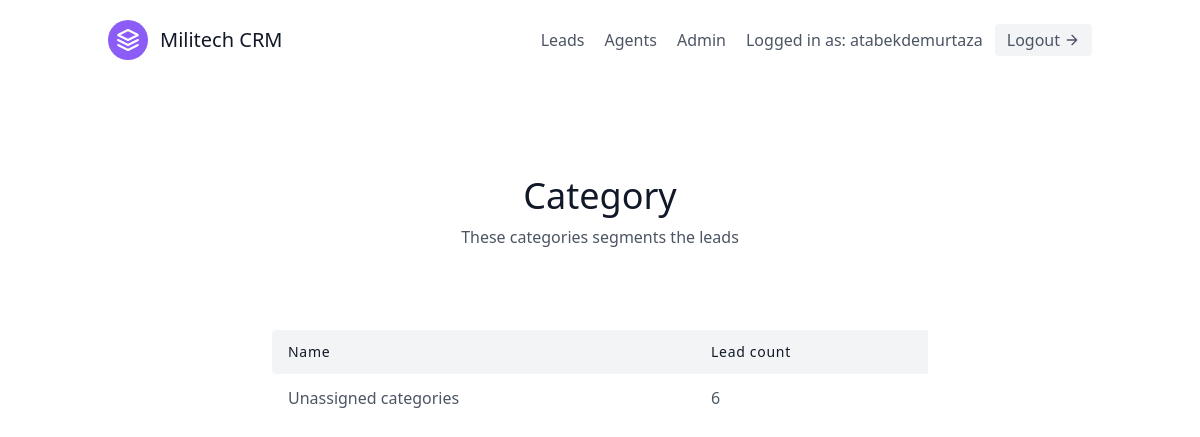
Page /leads/categories/ (signed in) on the earlier database version.
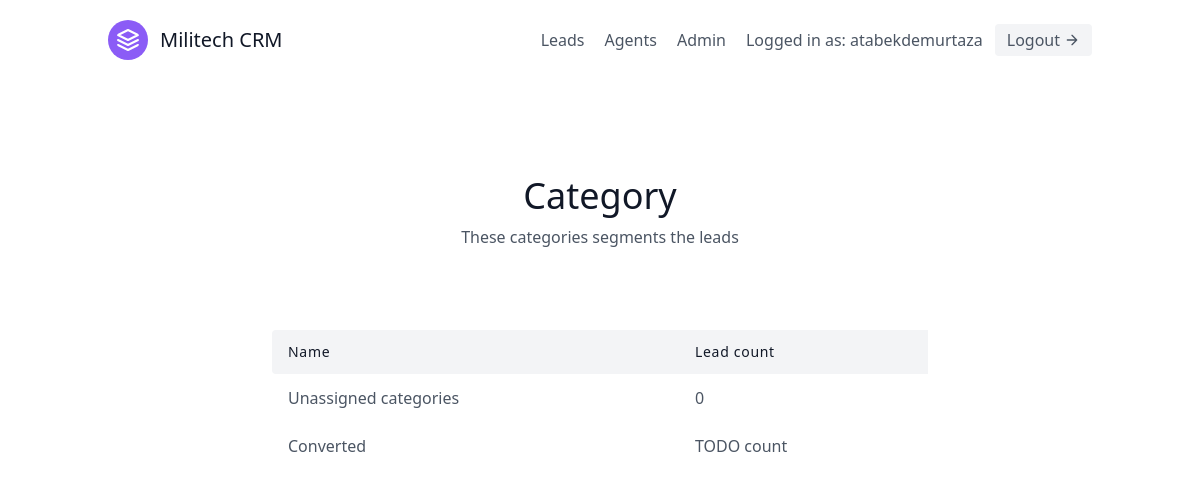
Same page on the later database version.
### leads/models.py (models this page shows, shortened)
class Category(models.Model):
    name = models.CharField(max_length=30) #New, Contacted, Converted
    organisation = models.ForeignKey(UserProfile, on_delete=models.CASCADE)

### leads/views.py (the view)
# urls.py: path('categories/', CategoryListView.as_view(), name='category-list'),
class CategoryListView(LoginRequiredMixin, ListView):
    template_name = 'leads/category_list.html'
    context_object_name = 'category_list'
    def get_context_data(self, **kwargs):
        context = super(CategoryListView, self).get_context_data(**kwargs)
        user = self.request.user
        if user.is_organisor:
            queryset = Lead.objects.filter(
                organisation=user.userprofile,
                )
        else:
            queryset = Lead.objects.filter(
                organisation=user.agent.organisation,
                )
        context.update({
            "unassigned_lead_count": queryset.filter(category__isnull=True).count()
        })
        return context
    def get_queryset(self):
        user = self.request.user
        if user.is_organisor:
            queryset = Category.objects.filter(
                organisation=user.userprofile,
                )
        else:
            queryset = Category.objects.filter(
                organisation=user.agent.organisation,
                )
        return queryset

### leads/models.py (called while the page is built)
    def get_queryset(self):
        return super().get_queryset()

### leads/templates/leads/category_list.html
{% extends 'base.html' %}
{% block content %}
    <section class="text-gray-600 body-font">
        <div class="container px-5 py-24 mx-auto">
            <div class="flex flex-col text-center w-full mb-20">
                <h1 class="sm:text-4xl text-3xl font-medium title-font mb-2 text-gray-900">Category</h1>
                <p class="lg:w-2/3 mx-auto leading-relaxed text-base">
                    These categories segments the leads
                </p>
            </div>
            <div class="lg:w-2/3 w-full mx-auto overflow-auto">
                <table class="table-auto w-full text-left whitespace-no-wrap">
                    <thead>
                        <tr>
                            <th
                                class="px-4 py-3 title-font tracking-wider font-medium text-gray-900 text-sm bg-gray-100 rounded-tl rounded-bl">
                                Name</th>
                            <th class="px-4 py-3 title-font tracking-wider font-medium text-gray-900 text-sm bg-gray-100">
                                Lead count</th>
                        </tr>
                    </thead>
                    <tbody>
                        <tr>
                            <td class="px-4 py-3">Unassigned categories</td>
                            <td class="px-4 py-3">{{ unassigned_lead_count }}</td>
                        </tr>
                        {% for category in category_list %}
                            <tr>
                                <td class="px-4 py-3">
                                    <a href="{% url 'leads:category-detail' category.pk %}">
                                        {{category.name}}
                                    </a>
                                </td>
                                <td class="px-4 py-3">TODO count</td>
                            </tr>
                        {% endfor %}
                    </tbody>
                </table>
            </div>
        </div>
    </section>
{% endblock %}

Differences in the rows shown:
added Category: name "Converted"
Other differences:
{{ unassigned_lead_count }}: "6" → "0"
